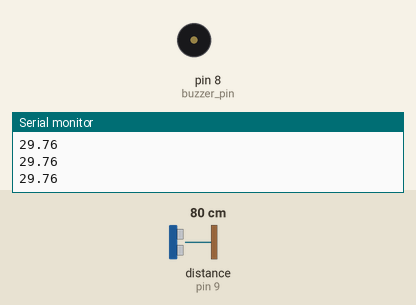
The sketch below on a simulated Arduino Uno, built with avr-gcc and run on an emulated ATmega328P. Parts: buzzer (waves = sounding, pin HIGH), the last lines printed to the serial monitor. Wiring (inferred from the names in the program): ultrasonic range finder: trigger pin 5; echo pin 9. Inputs (shaded band) come from the test bench; at power-on: distance to the obstacle (sensor on pin 9) 80 cm. The echo pulse lasts 58.3 µs per cm; pins used as bus, display or sensor lines are not drawn.

Above: at 1.2 s.
1.3 s: distance to the obstacle (sensor on pin 9) set to 5 cm
2.8 s: distance to the obstacle (sensor on pin 9) set to 2 cm
At 3.2 s:
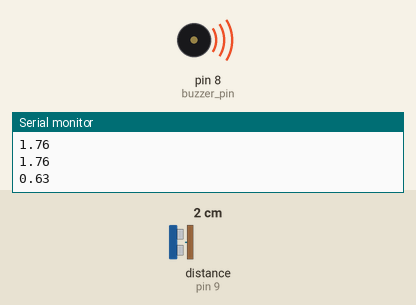
5.8 s: distance to the obstacle (sensor on pin 9) set to 4 cm
At 6.4 s:
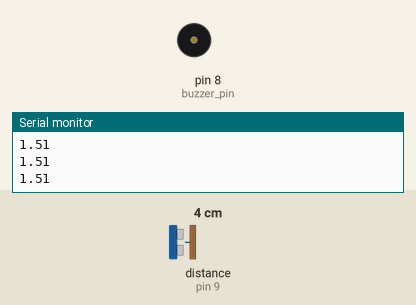
Timing chart, 0 to 8.8 s (numbered marks = the images above; inputs shaded):
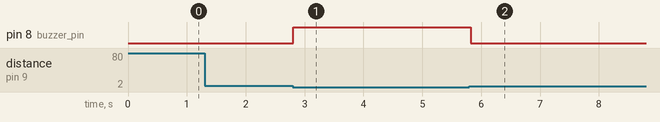

Measured:
- the behaviour switches between 4 and 3 cm on distance to the obstacle (sensor on pin 9) (found by bisection; images 0 and 1)
- after the input at 2.8 s, pin 8 (buzzer_pin): LOW → HIGH at once
- after the input at 5.8 s, pin 8 (buzzer_pin): HIGH → LOW at once

The sketch:

Ball_detection_using_Buzzer_and_Ultrasonic_sensor.ino
```cpp
int buzzer_pin = 8;//the pin of the active buzzer
int trig_pin=5;
int echo_pin=9;
float pingtime;
float distance;
float speed_of_sound=728.00;

void setup() {

Serial.begin(9600);
pinMode(trig_pin, OUTPUT);
pinMode(echo_pin, INPUT);
pinMode(buzzer_pin, OUTPUT);

}

void loop() {

digitalWrite(trig_pin, LOW);
delayMicroseconds(2000);
digitalWrite(trig_pin, HIGH);
delayMicroseconds(10);
digitalWrite(trig_pin, LOW);

pingtime= pulseIn(echo_pin, HIGH);
distance= speed_of_sound*pingtime*63360;
distance=distance/1000000;
distance=distance/2;
distance=distance/3600;

Serial.println(distance);


  if (distance < 1.26) {
    digitalWrite(buzzer_pin, HIGH);
    delay(500);
    digitalWrite(buzzer_pin, LOW);
  }
  else {
    digitalWrite(buzzer_pin, LOW);
  }
}
```
